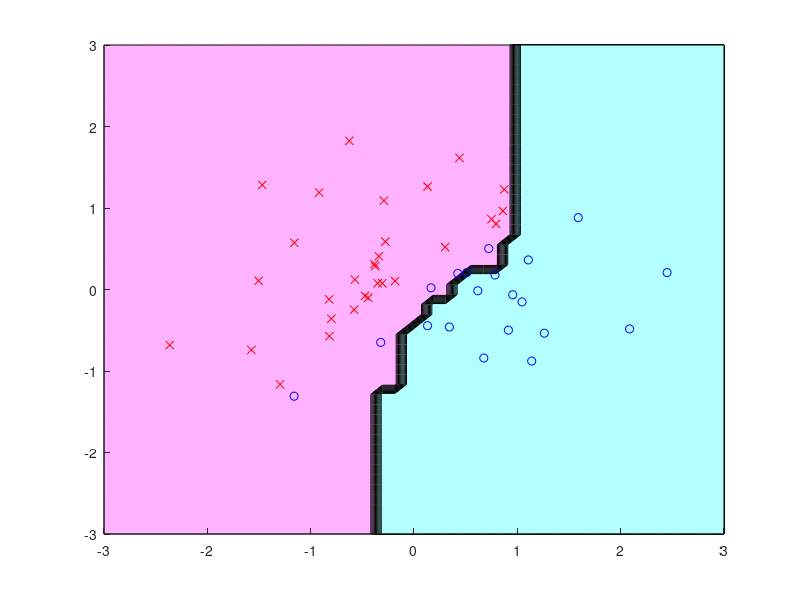

Reproduce this figure in MATLAB.
n=50; x=randn(n,2); y=2*(x(:,1)>x(:,2))-1;
b=5000; a=50; Y=zeros(a,a);
X0=linspace(-3,3,a); [X(:,:,1) X(:,:,2)]=meshgrid(X0);

for j=1:b
  db=ceil(2*rand); r=ceil(n*rand(n, 1));
  xb=x(r,:); yb=y(r); [xs, xi]=sort(xb(:,db));
  el=cumsum(yb(xi)); eu=cumsum(yb(xi(end:-1:1)));
  e=eu(end-1:-1:1)-el(1:end-1);
  [em, ei]=max(abs(e)); c=mean(xs(ei:ei+1));
  s=sign(e(ei)); Y=Y+sign(s*(X(:,:,db)-c))/b;
end

figure(1); clf; hold on; axis([-3 3 -3 3]);
colormap([1 0.7 1; 0.7 1 1]); contourf(X0, X0, sign(Y));
plot(x(y==1,1), x(y==1,2),'bo');
plot(x(y==-1,1), x(y==-1,2),'rx');
